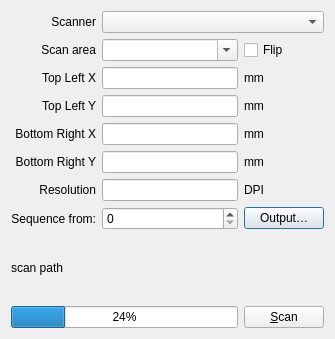
<?xml version="1.0" encoding="UTF-8"?>
<ui version="4.0">
 <class>ScanDialog</class>
 <widget class="QDialog" name="ScanDialog">
  <property name="geometry">
   <rect>
    <x>0</x>
    <y>0</y>
    <width>335</width>
    <height>339</height>
   </rect>
  </property>
  <property name="windowTitle">
   <string>Capture Media Images</string>
  </property>
  <layout class="QGridLayout" name="gridLayout">
   <item row="0" column="0">
    <widget class="QLabel" name="scannerLabel">
     <property name="text">
      <string>Scanner</string>
     </property>
     <property name="alignment">
      <set>Qt::AlignmentFlag::AlignRight|Qt::AlignmentFlag::AlignTrailing|Qt::AlignmentFlag::AlignVCenter</set>
     </property>
    </widget>
   </item>
   <item row="0" column="1" colspan="2">
    <widget class="QComboBox" name="scannerBox">
     <property name="sizePolicy">
      <sizepolicy hsizetype="Expanding" vsizetype="Fixed">
       <horstretch>0</horstretch>
       <verstretch>0</verstretch>
      </sizepolicy>
     </property>
    </widget>
   </item>
   <item row="1" column="0">
    <widget class="QLabel" name="label_14">
     <property name="autoFillBackground">
      <bool>true</bool>
     </property>
     <property name="text">
      <string>Scan area</string>
     </property>
     <property name="alignment">
      <set>Qt::AlignmentFlag::AlignRight|Qt::AlignmentFlag::AlignTrailing|Qt::AlignmentFlag::AlignVCenter</set>
     </property>
    </widget>
   </item>
   <item row="1" column="1">
    <widget class="QComboBox" name="scanSizes">
     <property name="sizePolicy">
      <sizepolicy hsizetype="Expanding" vsizetype="Fixed">
       <horstretch>0</horstretch>
       <verstretch>0</verstretch>
      </sizepolicy>
     </property>
     <property name="editable">
      <bool>true</bool>
     </property>
    </widget>
   </item>
   <item row="1" column="2">
    <widget class="QCheckBox" name="flipCB">
     <property name="text">
      <string>Flip</string>
     </property>
    </widget>
   </item>
   <item row="2" column="0">
    <widget class="QLabel" name="label_4">
     <property name="text">
      <string>Top Left X</string>
     </property>
     <property name="alignment">
      <set>Qt::AlignmentFlag::AlignRight|Qt::AlignmentFlag::AlignTrailing|Qt::AlignmentFlag::AlignVCenter</set>
     </property>
    </widget>
   </item>
   <item row="2" column="1">
    <widget class="QLineEdit" name="tl_x_edit"/>
   </item>
   <item row="2" column="2">
    <widget class="QLabel" name="label_12">
     <property name="text">
      <string>mm</string>
     </property>
    </widget>
   </item>
   <item row="3" column="0">
    <widget class="QLabel" name="label_9">
     <property name="autoFillBackground">
      <bool>true</bool>
     </property>
     <property name="text">
      <string>Top Left Y</string>
     </property>
     <property name="alignment">
      <set>Qt::AlignmentFlag::AlignRight|Qt::AlignmentFlag::AlignTrailing|Qt::AlignmentFlag::AlignVCenter</set>
     </property>
    </widget>
   </item>
   <item row="3" column="1">
    <widget class="QLineEdit" name="tl_y_edit"/>
   </item>
   <item row="3" column="2">
    <widget class="QLabel" name="label_11">
     <property name="text">
      <string>mm</string>
     </property>
    </widget>
   </item>
   <item row="4" column="0">
    <widget class="QLabel" name="label_7">
     <property name="autoFillBackground">
      <bool>true</bool>
     </property>
     <property name="text">
      <string>Bottom Right X</string>
     </property>
     <property name="alignment">
      <set>Qt::AlignmentFlag::AlignRight|Qt::AlignmentFlag::AlignTrailing|Qt::AlignmentFlag::AlignVCenter</set>
     </property>
    </widget>
   </item>
   <item row="4" column="1">
    <widget class="QLineEdit" name="br_x_edit"/>
   </item>
   <item row="4" column="2">
    <widget class="QLabel" name="label_10">
     <property name="text">
      <string>mm</string>
     </property>
    </widget>
   </item>
   <item row="5" column="0">
    <widget class="QLabel" name="label_8">
     <property name="autoFillBackground">
      <bool>true</bool>
     </property>
     <property name="text">
      <string>Bottom Right Y</string>
     </property>
     <property name="alignment">
      <set>Qt::AlignmentFlag::AlignRight|Qt::AlignmentFlag::AlignTrailing|Qt::AlignmentFlag::AlignVCenter</set>
     </property>
    </widget>
   </item>
   <item row="5" column="1">
    <widget class="QLineEdit" name="br_y_edit"/>
   </item>
   <item row="5" column="2">
    <widget class="QLabel" name="label_13">
     <property name="text">
      <string>mm</string>
     </property>
    </widget>
   </item>
   <item row="6" column="0">
    <widget class="QLabel" name="label_2">
     <property name="text">
      <string>Resolution</string>
     </property>
     <property name="alignment">
      <set>Qt::AlignmentFlag::AlignRight|Qt::AlignmentFlag::AlignTrailing|Qt::AlignmentFlag::AlignVCenter</set>
     </property>
    </widget>
   </item>
   <item row="6" column="1">
    <widget class="QLineEdit" name="resolutionEdit"/>
   </item>
   <item row="6" column="2">
    <widget class="QLabel" name="label_3">
     <property name="text">
      <string>DPI</string>
     </property>
    </widget>
   </item>
   <item row="7" column="0">
    <widget class="QLabel" name="label_5">
     <property name="text">
      <string>Sequence from:</string>
     </property>
     <property name="alignment">
      <set>Qt::AlignmentFlag::AlignRight|Qt::AlignmentFlag::AlignTrailing|Qt::AlignmentFlag::AlignVCenter</set>
     </property>
    </widget>
   </item>
   <item row="7" column="1">
    <widget class="QSpinBox" name="scanSequenceFrom">
     <property name="sizePolicy">
      <sizepolicy hsizetype="Expanding" vsizetype="Fixed">
       <horstretch>0</horstretch>
       <verstretch>0</verstretch>
      </sizepolicy>
     </property>
     <property name="minimumSize">
      <size>
       <width>100</width>
       <height>0</height>
      </size>
     </property>
     <property name="maximum">
      <number>9999</number>
     </property>
    </widget>
   </item>
   <item row="7" column="2">
    <widget class="QPushButton" name="outputChooseButton">
     <property name="text">
      <string>Output…</string>
     </property>
    </widget>
   </item>
   <item row="8" column="0" colspan="3">
    <widget class="QLabel" name="scanPathLabel">
     <property name="sizePolicy">
      <sizepolicy hsizetype="MinimumExpanding" vsizetype="Preferred">
       <horstretch>0</horstretch>
       <verstretch>0</verstretch>
      </sizepolicy>
     </property>
     <property name="text">
      <string>scan path</string>
     </property>
     <property name="textFormat">
      <enum>Qt::TextFormat::PlainText</enum>
     </property>
     <property name="alignment">
      <set>Qt::AlignmentFlag::AlignLeading|Qt::AlignmentFlag::AlignLeft|Qt::AlignmentFlag::AlignVCenter</set>
     </property>
     <property name="textInteractionFlags">
      <set>Qt::TextInteractionFlag::TextSelectableByMouse</set>
     </property>
    </widget>
   </item>
   <item row="9" column="0" colspan="2">
    <widget class="QProgressBar" name="scanProgressBar">
     <property name="sizePolicy">
      <sizepolicy hsizetype="Preferred" vsizetype="Fixed">
       <horstretch>0</horstretch>
       <verstretch>0</verstretch>
      </sizepolicy>
     </property>
     <property name="value">
      <number>24</number>
     </property>
    </widget>
   </item>
   <item row="9" column="2">
    <widget class="QPushButton" name="scanButton">
     <property name="sizePolicy">
      <sizepolicy hsizetype="Minimum" vsizetype="Fixed">
       <horstretch>0</horstretch>
       <verstretch>0</verstretch>
      </sizepolicy>
     </property>
     <property name="text">
      <string>&amp;Scan</string>
     </property>
    </widget>
   </item>
  </layout>
 </widget>
 <resources/>
 <connections/>
</ui>
